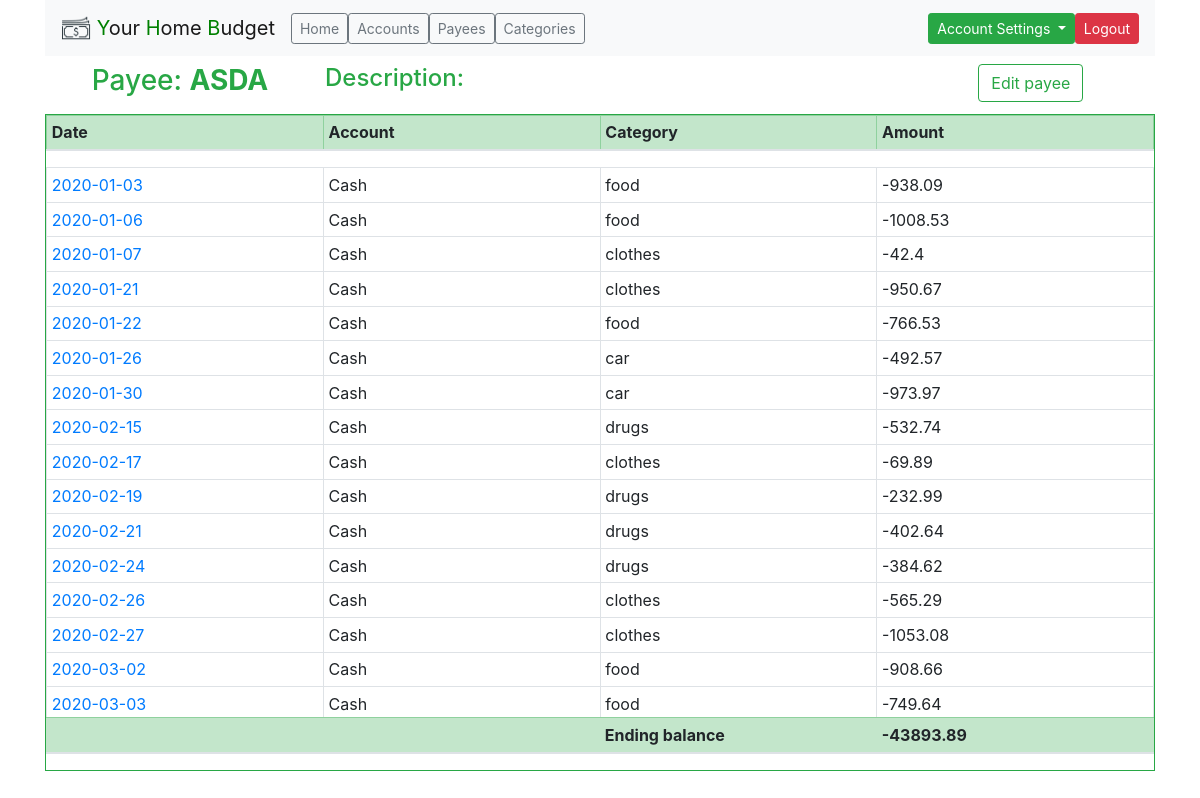
The app's page /payee/4 (signed in) with its own data.
### tables this page shows
CREATE TABLE payee (payee_id INTEGER PRIMARY KEY, payee_name TEXT NOT NULL, user_id INTEGER NOT NULL, description TEXT);

CREATE TABLE "transactions" (
	"transaction_id"	INTEGER,
	"date"	TEXT NOT NULL,
	"payee_id"	INTEGER,
	"transf_to_account_id"	INTEGER,
	"category_id"	INTEGER,
	"amount"	REAL NOT NULL,
	"user_id"	INTEGER NOT NULL,
	"account_id"	INTEGER NOT NULL,
	PRIMARY KEY("transaction_id")
);

CREATE TABLE account (account_id INTEGER PRIMARY KEY, account_name TEXT NOT NULL, user_id INTEGER NOT NULL, starting_balance REAL DEFAULT 0, account_hide INTEGER DEFAULT 0);

CREATE TABLE category (category_id INTEGER PRIMARY KEY, category_name TEXT NOT NULL, user_id INTEGER NOT NULL);

### app/views.py (the view)
@app.route("/payee/<payee_id>")
@login_required
def payee(payee_id):
    with sql.connect("sqlite.db") as con:
        con.row_factory = sql.Row
        cur = con.cursor()
        cur.execute("SELECT * FROM payee WHERE payee_id = ?", (payee_id,))
        payee_db = cur.fetchall()[0]
        payee_name = payee_db["payee_name"]
        description = payee_db["description"]
        if description == None:
            description = ""
        category_list_dict = category_list_from_db(session["user_id"], cur)
        account_list_dict = account_list_from_db(session["user_id"], cur)
        cur.execute(
            """SELECT * FROM transactions WHERE user_id = ? AND payee_id = ?
            ORDER BY date""", (session["user_id"], payee_id))
        trans_db = cur.fetchall()
    con.close()
    total = 0
    trans_list_dict = []
    for tran in trans_db:
        tran_dict = {}
        tran_dict["transaction_id"] = tran["transaction_id"]
        tran_dict["date"] = tran["date"]
        tran_dict["payee_id"] = tran["payee_id"]
        tran_dict["payee_name"] = payee_name
        tran_dict["category_id"] = tran["category_id"]
        for cat in category_list_dict:
            if cat["category_id"] == tran["category_id"]:
                tran_dict["category_name"] = cat["category_name"]
        tran_dict["amount"] = tran["amount"]
        total = round(float(total + tran["amount"]), 2)
        tran_dict["user_id"] = tran["user_id"]
        tran_dict["account_id"] = tran["account_id"]
        for acc in account_list_dict:
            if acc["account_id"] == tran["account_id"]:
                tran_dict["account_name"] = acc["account_name"]
        trans_list_dict.append(tran_dict)
    return render_template("payee.html", payee_name=payee_name, total=total,
                           trans_list_dict=trans_list_dict, payee_id=payee_id,
                           description=description)

### app/helpers.py (called while the page is built)
def login_required(f):
    @wraps(f)
    def decorated_function(*args, **kwargs):
        if session.get('user_id') is None:
            return redirect("/login")
        return f(*args, **kwargs)
    return decorated_function

def category_list_from_db(user_id, cur):
    category_list_dict = []
    cur.execute("""SELECT * FROM category WHERE user_id = ?
        ORDER BY category_name COLLATE NOCASE ASC""", (user_id,))
    category_db = cur.fetchall()
    if not category_db:
        return False
    for category in category_db:
        category_dict = {}
        category_dict["category_id"] = category["category_id"]
        category_dict["category_name"] = category["category_name"]
        category_dict["user_id"] = category["user_id"]
        category_list_dict.append(category_dict)
    return category_list_dict

def account_list_from_db(user_id, cur):
    account_list_dict = []
    cur.execute("""SELECT * FROM account WHERE user_id = ?
        ORDER BY account_name COLLATE NOCASE ASC""", (user_id,))
    account_db = cur.fetchall()
    for acc in account_db:
        account_dict = {}
        account_dict["account_id"] = acc["account_id"]
        account_dict["account_name"] = acc["account_name"]
        account_dict["user_id"] = acc["user_id"]
        account_dict["starting_balance"] = acc["starting_balance"]
        account_dict["account_hide"] = acc["account_hide"]
        account_list_dict.append(account_dict)
    return account_list_dict

### app/views.py (called while the page is built)
@app.after_request
def after_request(response):
    response.headers["Cache-Control"] = "no-cache, no-store, must-revalidate"
    response.headers["Expires"] = 0
    response.headers["Pragma"] = "no-cache"
    return response

@app.context_processor
def inject_dict_for_all_templates():
    return dict(href_dict=href_dict)

### app/templates/payee.html (shortened to what this page needs)
{% extends "layout.html" %}
{% block main %}
<form action="/payee_edit/{{ payee_id }}" method="GET">
    <div class="form-row mt-2 mb-2">
        <div class="col-3">
            <h3 class="text-success text-center align-baseline">Payee: <span class="font-weight-bolder">{{ payee_name }}</span></h3>
        </div>
        <div class="col-7">
            <h4 class="text-success text-left align-baseline">Description: {{ description }}</h4>
        </div>
        <div class="col">
            <button type="submit" class="btn btn-outline-success">Edit payee</button>
        </div>
    </div>
</form>
<div class="w-100 border border-success mb-4">
    <div class="scrollable">
        <table class="table table-hover table-sm table-bordered">
            <thead>
                <tr class="table-success">
                    <th>Date</th>
                    <th>Account</th>
                    <th>Category</th>
                    <th>Amount</th>
                </tr>
            </thead>
        </table>
    </div>
    <div class="body-table-container scrollable">
        <table class="table table-hover table-sm table-bordered">
            <tbody>
                {% for tran in trans_list_dict %}
                <tr>
                    <td>
                        <a href="/transaction/{{ tran['transaction_id'] }}">
                            {{ tran["date"] }}
                        </a>
                    </td>
                    <td>{{ tran["account_name"] }}</td>
                    <td>{{ tran["category_name"] }}</td>
                    <td>{{ tran["amount"] }}</td>
                </tr>
                {% endfor %}
            </tbody>
        </table>
    </div>
    <div class="scrollable">
        <table class="table table-hover table-sm">
            <thead>
                <tr class="table-success">
                    <th></th>
                    <th></th>
                    <th>Ending balance</th>
                    <th>{{ total }}</th>
                </tr>
            </thead>
        </table>
    </div>
</div>
{% endblock %}

### app/static/style.css (style rules this page uses)
.scrollable { overflow-y: scroll; }
.body-table-container { max-height: 550px; }
table thead>tr>th { width: 25%; }
table tbody>tr>td { width: 25%; }

### records on screen
payee: payee_name "ASDA"
transactions: date "2020-01-03", amount "-938.09"
account: account_name "Cash" "Cash" "Cash" "Cash" "Cash" "Cash" "Cash" "Cash" "Cash" "Cash" "Cash" "Cash" "Cash" "Cash" "Cash" "Cash"
category: category_name "food" "food" "food" "food" "food"
transactions: date "2020-01-06", amount "-1008.53"
transactions: date "2020-01-07", amount "-42.4"
category: category_name "clothes" "clothes" "clothes" "clothes" "clothes"
transactions: date "2020-01-21", amount "-950.67"
transactions: date "2020-01-22", amount "-766.53"
transactions: date "2020-01-26", amount "-492.57"
category: category_name "car" "car"
transactions: date "2020-01-30", amount "-973.97"
transactions: date "2020-02-15", amount "-532.74"
category: category_name "drugs" "drugs" "drugs" "drugs"
transactions: date "2020-02-17", amount "-69.89"
transactions: date "2020-02-19", amount "-232.99"
transactions: date "2020-02-21", amount "-402.64"
transactions: date "2020-02-24", amount "-384.62"
transactions: date "2020-02-26", amount "-565.29"
transactions: date "2020-02-27", amount "-1053.08"
transactions: date "2020-03-02", amount "-908.66"
transactions: date "2020-03-03", amount "-749.64"

### other values on screen
{{ element }} "Home" "Accounts" "Payees" "Categories"
{{ total }} "-43893.89"
